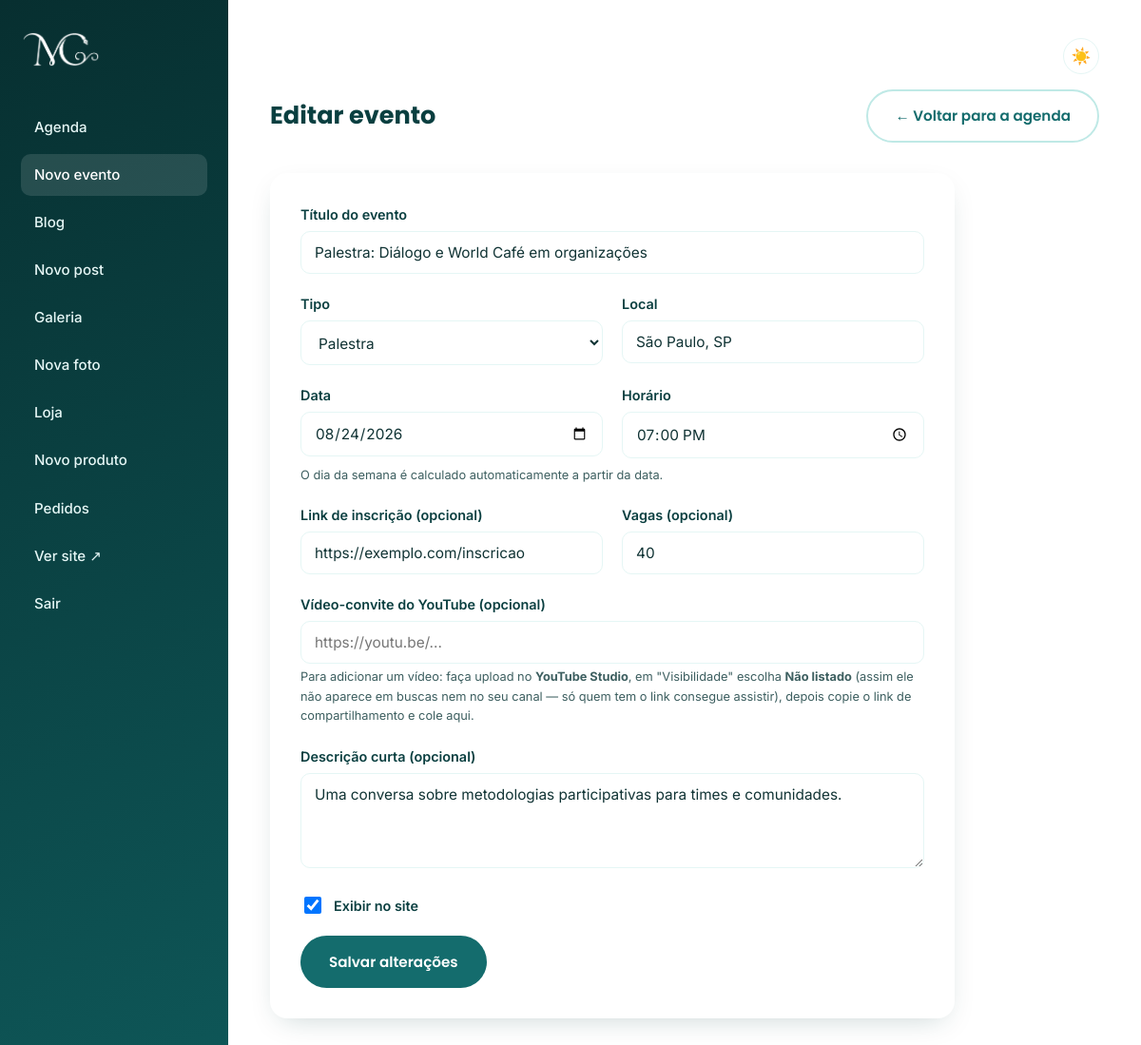
The app's page /admin/evento-form.php?id=1 (signed in) with its own data.
### tables this page shows
CREATE TABLE IF NOT EXISTS eventos (
    id INT UNSIGNED AUTO_INCREMENT PRIMARY KEY,
    titulo VARCHAR(255) NOT NULL,
    tipo ENUM('palestra', 'consultoria', 'workshop', 'outro') NOT NULL DEFAULT 'palestra',
    local VARCHAR(255) NOT NULL,
    link_inscricao VARCHAR(500) DEFAULT NULL,
    video_youtube_url VARCHAR(500) DEFAULT NULL,
    data_evento DATE NOT NULL,
    hora_evento TIME NOT NULL,
    vagas SMALLINT UNSIGNED DEFAULT NULL,
    descricao TEXT DEFAULT NULL,
    ativo TINYINT(1) NOT NULL DEFAULT 1,
    created_at TIMESTAMP NOT NULL DEFAULT CURRENT_TIMESTAMP,
    updated_at TIMESTAMP NOT NULL DEFAULT CURRENT_TIMESTAMP ON UPDATE CURRENT_TIMESTAMP,
    INDEX idx_data_evento (data_evento)
);

### includes/config.php (called while the page is built, shortened)
<?php
function db(): PDO
{
    static $pdo = null;
    if ($pdo === null) {
        $dsn = 'mysql:host=' . DB_HOST . ';dbname=' . DB_NAME . ';charset=utf8mb4';
        $pdo = new PDO($dsn, DB_USER, DB_PASS, [
            PDO::ATTR_ERRMODE => PDO::ERRMODE_EXCEPTION,
            PDO::ATTR_DEFAULT_FETCH_MODE => PDO::FETCH_ASSOC,
            PDO::ATTR_EMULATE_PREPARES => false,
        ]);
    }
    return $pdo;
}

### includes/functions.php (called while the page is built, shortened)
<?php
require_once __DIR__ . '/config.php';
function e(?string $value): string
{
    return htmlspecialchars($value ?? '', ENT_QUOTES, 'UTF-8');
}
function buscar_evento(int $id): ?array
{
    $stmt = db()->prepare('SELECT * FROM eventos WHERE id = ?');
    $stmt->execute([$id]);
    $evento = $stmt->fetch();
    return $evento ?: null;
}

### admin/evento-form.php (the view, shortened to what this page needs)
<?php
require_once __DIR__ . '/../includes/functions.php';
$id = isset($_GET['id']) ? (int) $_GET['id'] : (isset($_POST['id']) ? (int) $_POST['id'] : null);
$evento = $id ? buscar_evento($id) : null;
$valores = $evento ?? [
    'titulo' => '', 'tipo' => 'palestra', 'local' => '', 'link_inscricao' => '', 'video_youtube_url' => '',
    'data_evento' => '', 'hora_evento' => '', 'vagas' => '', 'descricao' => '', 'ativo' => 1,
];
require __DIR__ . '/includes/admin_header.php';
?>
<div class="admin-topbar">
  <h1><?= $id ? 'Editar evento' : 'Novo evento' ?></h1>
  <a href="/admin/eventos.php" class="btn btn-ghost">← Voltar para a agenda</a>
</div>
<div class="card" style="max-width:720px;">
  <form method="post" novalidate>
    <div class="form-group">
      <label for="titulo">Título do evento</label>
      <input class="form-control" type="text" id="titulo" name="titulo" required value="<?= e($valores['titulo']) ?>" placeholder="Ex: Palestra sobre Diálogo e World Café">
    </div>
    <div class="form-row">
      <div class="form-group">
        <label for="tipo">Tipo</label>
        <select class="form-control" id="tipo" name="tipo">
          <?php foreach (['palestra' => 'Palestra', 'consultoria' => 'Consultoria', 'workshop' => 'Workshop', 'outro' => 'Outro'] as $val => $label): ?>
            <option value="<?= e($val) ?>" <?= $valores['tipo'] === $val ? 'selected' : '' ?>><?= e($label) ?></option>
          <?php endforeach; ?>
        </select>
      </div>
      <div class="form-group">
        <label for="local">Local</label>
        <input class="form-control" type="text" id="local" name="local" required value="<?= e($valores['local']) ?>" placeholder="Ex: São Paulo, SP ou Online">
      </div>
    </div>
    <div class="form-row">
      <div class="form-group">
        <label for="data_evento">Data</label>
        <input class="form-control" type="date" id="data_evento" name="data_evento" required value="<?= e($valores['data_evento']) ?>">
      </div>
      <div class="form-group">
        <label for="hora_evento">Horário</label>
        <input class="form-control" type="time" id="hora_evento" name="hora_evento" required value="<?= e(substr($valores['hora_evento'] ?? '', 0, 5)) ?>">
      </div>
    </div>
    <p class="form-hint" style="margin-top:-12px; margin-bottom:20px;">O dia da semana é calculado automaticamente a partir da data.</p>
    <div class="form-row">
      <div class="form-group">
        <label for="link_inscricao">Link de inscrição (opcional)</label>
        <input class="form-control" type="url" id="link_inscricao" name="link_inscricao" value="<?= e($valores['link_inscricao']) ?>" placeholder="https://...">
      </div>
      <div class="form-group">
        <label for="vagas">Vagas (opcional)</label>
        <input class="form-control" type="number" min="0" id="vagas" name="vagas" value="<?= e((string) $valores['vagas']) ?>" placeholder="Deixe em branco se ilimitado">
      </div>
    </div>
    <div class="form-group">
      <label for="video_youtube_url">Vídeo-convite do YouTube (opcional)</label>
      <input class="form-control" type="url" id="video_youtube_url" name="video_youtube_url" value="<?= e($valores['video_youtube_url']) ?>" placeholder="https://youtu.be/...">
      <p class="form-hint">Para adicionar um vídeo: faça upload no <strong>YouTube Studio</strong>, em "Visibilidade" escolha <strong>Não listado</strong> (assim ele não aparece em buscas nem no seu canal — só quem tem o link consegue assistir), depois copie o link de compartilhamento e cole aqui.</p>
    </div>
    <div class="form-group">
      <label for="descricao">Descrição curta (opcional)</label>
      <textarea class="form-control" id="descricao" name="descricao" rows="3"><?= e($valores['descricao']) ?></textarea>
    </div>
    <div class="form-group" style="display:flex; align-items:center; gap:10px;">
      <input type="checkbox" id="ativo" name="ativo" value="1" <?= $valores['ativo'] ? 'checked' : '' ?> style="width:18px; height:18px;">
      <label for="ativo" style="margin:0;">Exibir no site</label>
    </div>
    <button type="submit" class="btn btn-teal"><?= $id ? 'Salvar alterações' : 'Criar evento' ?></button>
  </form>
</div>
<?php require __DIR__ . '/includes/admin_footer.php'; ?>

### admin/includes/admin_header.php (shortened to what this page needs)
<?php
require_once __DIR__ . '/../../includes/functions.php';
$current = basename($_SERVER['SCRIPT_NAME']);
?><!DOCTYPE html>
<html lang="pt-BR">
<head>
<link rel="stylesheet" href="/assets/css/style.css">
</head>
<body class="admin-body">
<div class="admin-shell">
  <aside class="admin-sidebar">
    <a href="/admin/eventos.php" class="brand"><img src="/assets/img/logo-maro-white.png" alt="Maro Camargo" class="brand-logo"></a>
    <nav class="admin-nav">
      <a href="/admin/eventos.php" class="<?= $current === 'eventos.php' ? 'is-active' : '' ?>">Agenda</a>
      <a href="/admin/evento-form.php" class="<?= $current === 'evento-form.php' ? 'is-active' : '' ?>">Novo evento</a>
      <a href="/admin/posts.php" class="<?= in_array($current, ['posts.php', 'post-form.php'], true) ? 'is-active' : '' ?>">Blog</a>
      <a href="/admin/post-form.php" class="<?= $current === 'post-form.php' ? 'is-active' : '' ?>">Novo post</a>
      <a href="/admin/galeria.php" class="<?= in_array($current, ['galeria.php', 'foto-form.php'], true) ? 'is-active' : '' ?>">Galeria</a>
      <a href="/admin/foto-form.php" class="<?= $current === 'foto-form.php' ? 'is-active' : '' ?>">Nova foto</a>
      <a href="/admin/produtos.php" class="<?= in_array($current, ['produtos.php', 'produto-form.php'], true) ? 'is-active' : '' ?>">Loja</a>
      <a href="/admin/produto-form.php" class="<?= $current === 'produto-form.php' ? 'is-active' : '' ?>">Novo produto</a>
      <a href="/admin/pedidos.php" class="<?= in_array($current, ['pedidos.php', 'pedido-detalhe.php'], true) ? 'is-active' : '' ?>">Pedidos</a>
      <a href="/index.php" target="_blank">Ver site ↗</a>
      <a href="/admin/logout.php">Sair</a>
    </nav>
  </aside>
  <main class="admin-main">
    <div style="display:flex; justify-content:flex-end; margin-bottom:16px;">
      <button type="button" class="theme-toggle" id="themeToggle" aria-label="Alternar tema claro/escuro" aria-pressed="false">
        <span class="icon-light">☀️</span><span class="icon-dark">🌙</span>
      </button>
    </div>

### admin/includes/admin_footer.php (shortened to what this page needs)
  </main>
</div>
</body>
</html>

### assets/css/style.css (style rules this page uses)
:root { --teal-950: #072f30; --teal-900: #0a3f40; --teal-800: #0e5657; --teal-700: #146c6d; --teal-600: #1a8586; --teal-500: #229c9c; --teal-400: #4fb8b6; --teal-300: #8fd7d3; --teal-200: #bfe9e6; --teal-100: #e5f6f5; --teal-50: #f3fbfa; --accent-600: #b5652f; --accent-500: #c97b45; --accent-100: #f6e3d3; --ink: #103334; --ink-soft: #3d5f60; --white: #ffffff; --font-heading: 'Poppins', 'Segoe UI', sans-serif; --font-body: 'Inter', 'Segoe UI', sans-serif; --radius-sm: 10px; --radius-md: 18px; --radius-lg: 32px; --shadow-soft: 0 20px 45px -20px rgba(10, 63, 64, 0.35); --shadow-card: 0 10px 30px -12px rgba(10, 63, 64, 0.25); --container-w: 1140px; --bg-page: var(--white); --bg-surface: var(--white); --bg-tint: var(--teal-50); --text-body: var(--ink); --text-heading: var(--teal-900); --text-soft: var(--ink-soft); --border-soft: var(--teal-100); --header-bg: rgba(255, 255, 255, 0.92); --tag-bg: var(--teal-100); --tag-text: var(--teal-800); --alert-error-bg: #fbeae7; --alert-error-text: #a63a2b; --alert-error-border: #f2c6bd; --alert-success-bg: #e4f5ee; --alert-success-text: #1e7a52; --alert-success-border: #bfe6d4; --whatsapp-bg: #25d366; --whatsapp-fg: #ffffff; }
* { box-sizing: border-box; }
html { scroll-behavior: smooth; }
body { margin: 0; font-family: var(--font-body); color: var(--text-body); background: var(--bg-page); line-height: 1.6; -webkit-font-smoothing: antialiased; transition: background-color 0.2s ease, color 0.2s ease; }
h1, h2, h3, h4 { font-family: var(--font-heading); font-weight: 700; line-height: 1.15; margin: 0 0 0.5em; color: var(--text-heading); }
p { margin: 0 0 1em; }
a { color: var(--teal-700); text-decoration: none; }
img { max-width: 100%; display: block; }
.btn { display: inline-flex; align-items: center; gap: 8px; font-family: var(--font-heading); font-weight: 600; font-size: 0.95rem; padding: 14px 28px; border-radius: 999px; border: 2px solid transparent; cursor: pointer; transition: transform 0.15s ease, box-shadow 0.15s ease, background 0.15s ease, color 0.15s ease; }
.btn-teal { background: var(--teal-700); color: var(--white); }
.btn-ghost { background: transparent; color: var(--teal-700); border-color: var(--teal-200); }
.brand { display: inline-flex; align-items: center; font-family: var(--font-heading); font-weight: 700; font-size: 1.3rem; color: var(--text-heading); }
.brand-logo { height: 40px; width: auto; display: block; }
.theme-toggle { width: 38px; height: 38px; border-radius: 50%; border: 1.5px solid var(--border-soft); background: var(--bg-surface); display: flex; align-items: center; justify-content: center; cursor: pointer; color: var(--text-heading); font-size: 1.05rem; flex-shrink: 0; padding: 0; }
.card { background: var(--bg-surface); border-radius: var(--radius-md); box-shadow: var(--shadow-card); padding: 32px; }
.admin-body { background: var(--bg-page); min-height: 100vh; }
.admin-shell { display: flex; min-height: 100vh; }
.admin-sidebar { width: 240px; background: linear-gradient(160deg, var(--teal-950), var(--teal-800)); color: var(--white); padding: 32px 22px; flex-shrink: 0; }
.admin-sidebar .brand { color: var(--white); display: block; margin-bottom: 40px; }
.admin-nav { display: flex; flex-direction: column; gap: 6px; }
.admin-nav a { color: var(--teal-100); padding: 10px 14px; border-radius: var(--radius-sm); font-weight: 500; font-size: 0.94rem; }
.admin-nav a:hover, .admin-nav a.is-active { background: rgba(255,255,255,0.12); color: var(--white); }
.admin-main { flex: 1; padding: 40px 44px; }
.admin-topbar { display: flex; justify-content: space-between; align-items: center; margin-bottom: 32px; gap: 16px; flex-wrap: wrap; }
.admin-topbar h1 { margin: 0; font-size: 1.6rem; }
.form-group { margin-bottom: 20px; }
.form-group label { display: block; font-weight: 600; font-size: 0.9rem; margin-bottom: 6px; color: var(--text-heading); }
.form-control { width: 100%; padding: 12px 14px; border: 1.5px solid var(--border-soft); border-radius: var(--radius-sm); font-family: var(--font-body); font-size: 0.96rem; background: var(--bg-surface); color: var(--text-body); }
textarea.form-control { resize: vertical; min-height: 100px; }
.form-row { display: grid; grid-template-columns: 1fr 1fr; gap: 20px; }
.form-hint { font-size: 0.8rem; color: var(--text-soft); margin-top: 4px; }

### records on screen
eventos: titulo "Palestra: Diálogo e World Café em organizações", tipo "Palestra", local "São Paulo, SP", data_evento "08/24/2026", hora_evento "19:00", link_inscricao "https://exemplo.com/inscricao", vagas "40", descricao "Uma conversa sobre metodologias participativas para times e comunidades.", ativo "☑"
